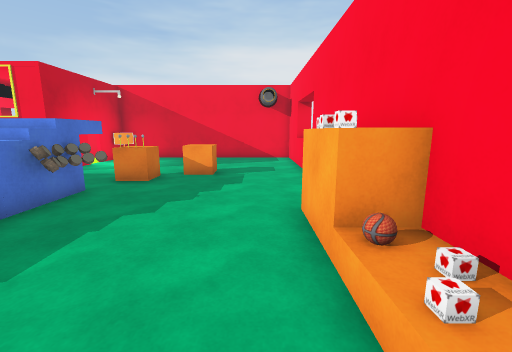
view 1 (above)

18 first-person views from a walk through a Unity game level. The camera is 1.5 m above the floor, tilts 10° down and sees 90° across. Doors are open. The floor is counted in squares, 1 m on a side. Each view is taken from the middle of a square. On the plan, view 1 faces up. The plan holds only what a view shows up to about 13 squares ahead; the rest is blank. Some surface patterns are stand-ins.

view 2
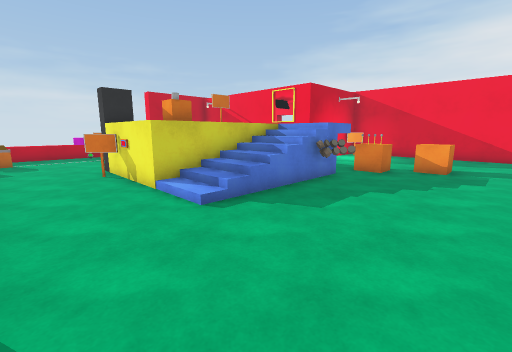

view 3
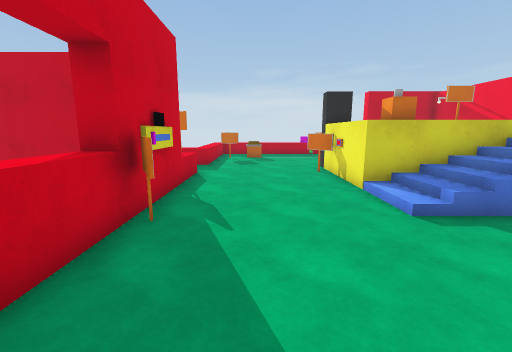

view 4
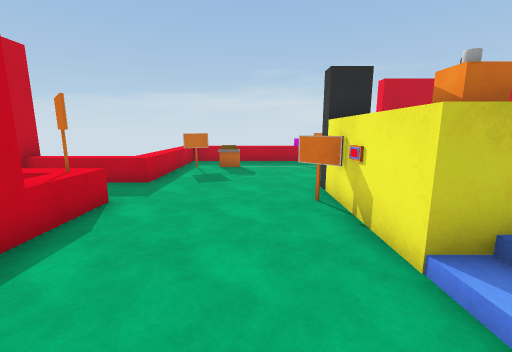

view 5
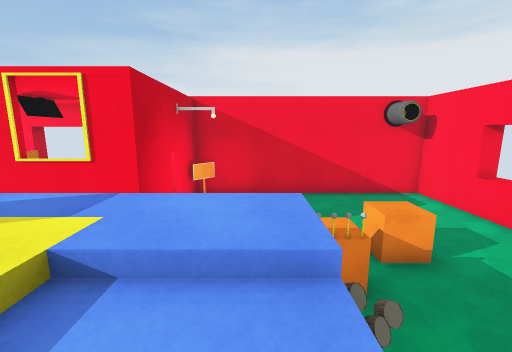

view 6
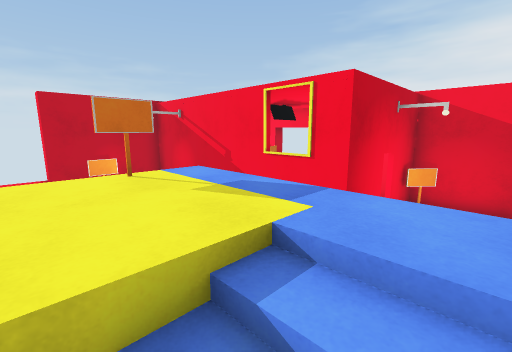

view 7
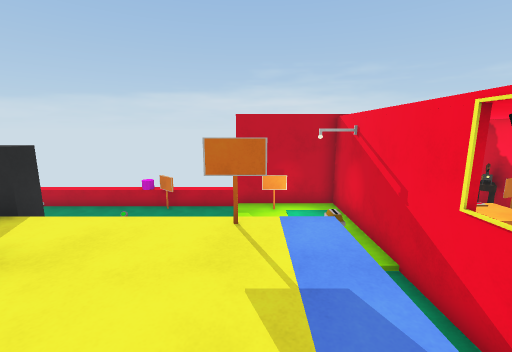

view 8
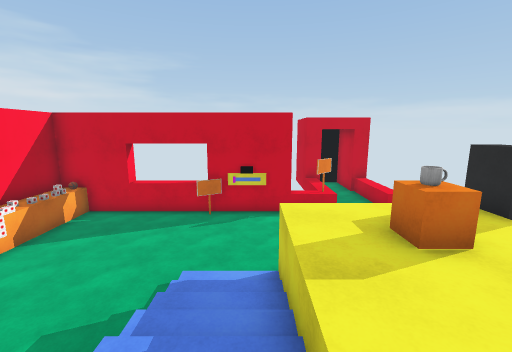

view 9
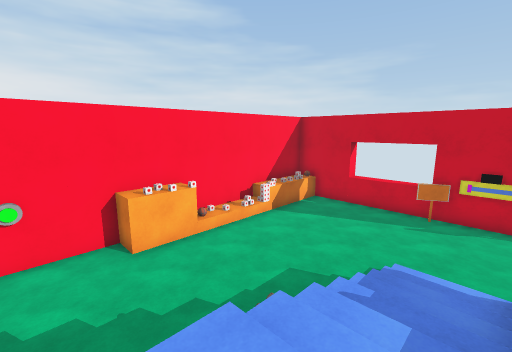

view 10
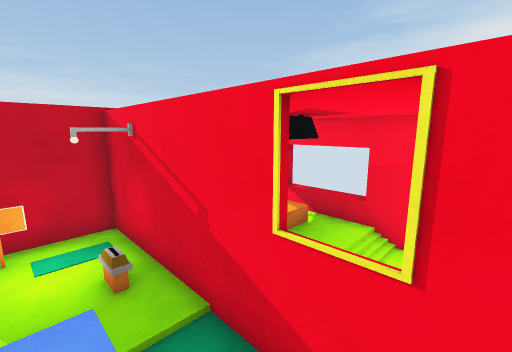

view 11
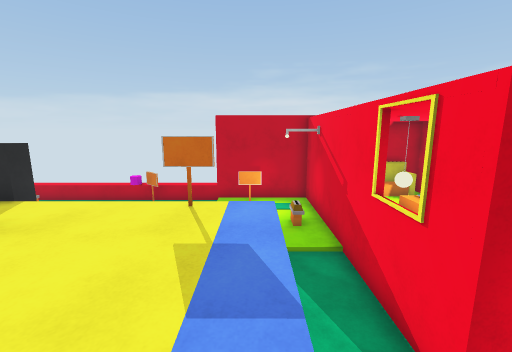

view 12
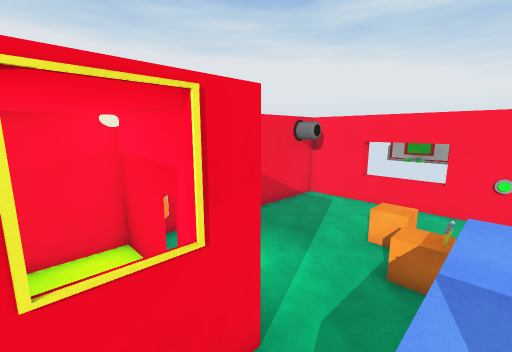

view 13
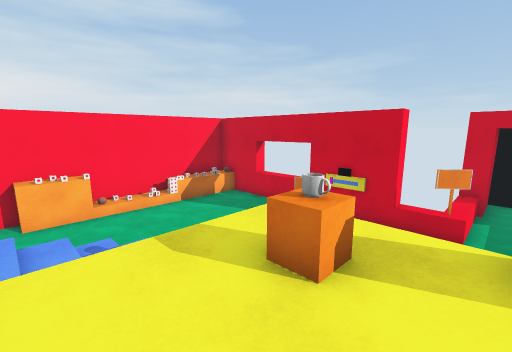

view 14
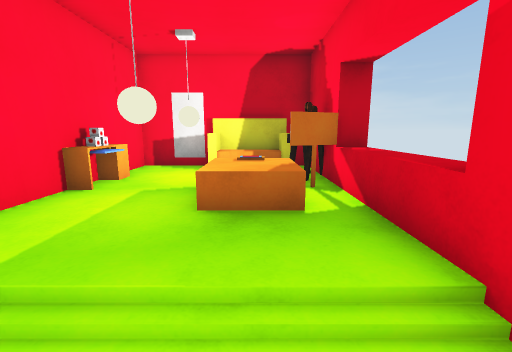

view 15
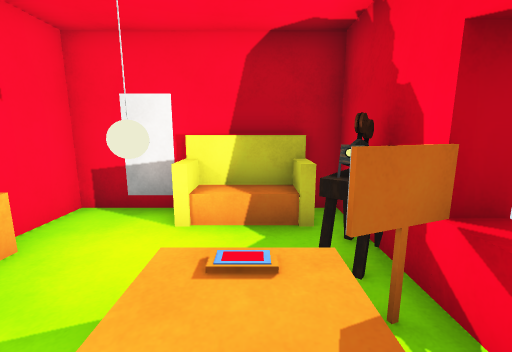

view 16
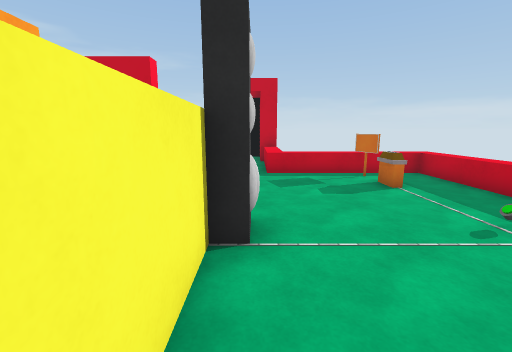

view 17
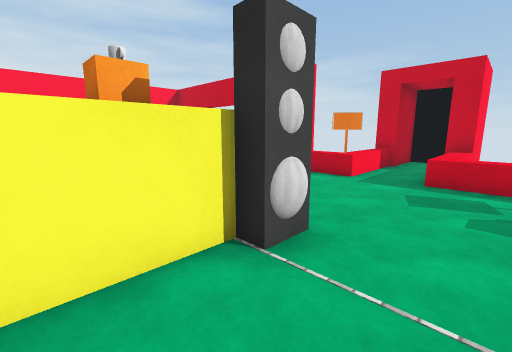

view 18
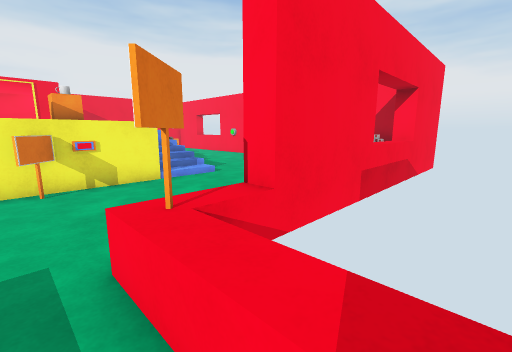

### Floor plan
Key: @ floor where view 1 was taken; # wall or solid block; . main floor; : floor 0.25 m higher than the main floor; + floor 0.5 m higher than the main floor; * floor 1.75 m higher than the main floor; / step, stairs or slope; D open door; ^ raised ledge; C orange cube; R drum; B orange block; W bowl; S speaker; L lever; P poster; J projector; A ball; Y cylinder; O other object.
Columns run from 18 left of view 1 to 3 right of it. Each row starts with its distance up from view 1.
 15  #^^^^^^#############
 14  ##JO+++/.##.  .....#
 13  O/+  ++/.#   ......#
 12  #/A/A++/ D. .......##
 11  #/Y+OA+/ #.........^
 10  ##OO######.....C...^
  9  #:::::.........C...^
  8  #:::L:.......OO....#
  7  #P:::  ******......#
  6  #::    #*****R.....#
  5 #^//   .****/ O....B#
  4  ^.  . .****//.....B#
  3  ^. ....*CW*/ .....B#
  2  OO....S**C*//.....O#
  1  O.....S####//.....O#
  0  ^......O.........@O#
 -1  ^.................O#
 -2  ^.L...............^#
 -3  ^.L...............^#
 -4  ^^O^^^..#^###O^^^###
 -5   ^ ^^^..O^^^^^^^^^^^#
 -6       ^..^
 -7       ^..^
 -8       ##.#
 -9       ##.#
-10        ###

Where each view was taken, in squares from view 1:
view 1: 0 up, 0 right, facing up
view 2: 2 down, 0 right, facing up-left
view 3: 2 down, 0 right, facing left
view 4: 1 down, 4 left, facing left
view 5: 4 up, 5 left, facing up
view 6: 4 up, 5 left, facing up-left
view 7: 6 up, 6 left, facing left
view 8: 6 up, 6 left, facing down
view 9: 7 up, 6 left, facing down-right
view 10: 7 up, 8 left, facing up-left
view 11: 7 up, 5 left, facing left
view 12: 7 up, 10 left, facing up-right
view 13: 5 up, 10 left, facing down-right
view 14: 13 up, 9 left, facing left
view 15: 13 up, 12 left, facing left
view 16: 5 up, 11 left, facing down
view 17: 4 up, 13 left, facing down-right
view 18: 7 down, 10 left, facing up-right
